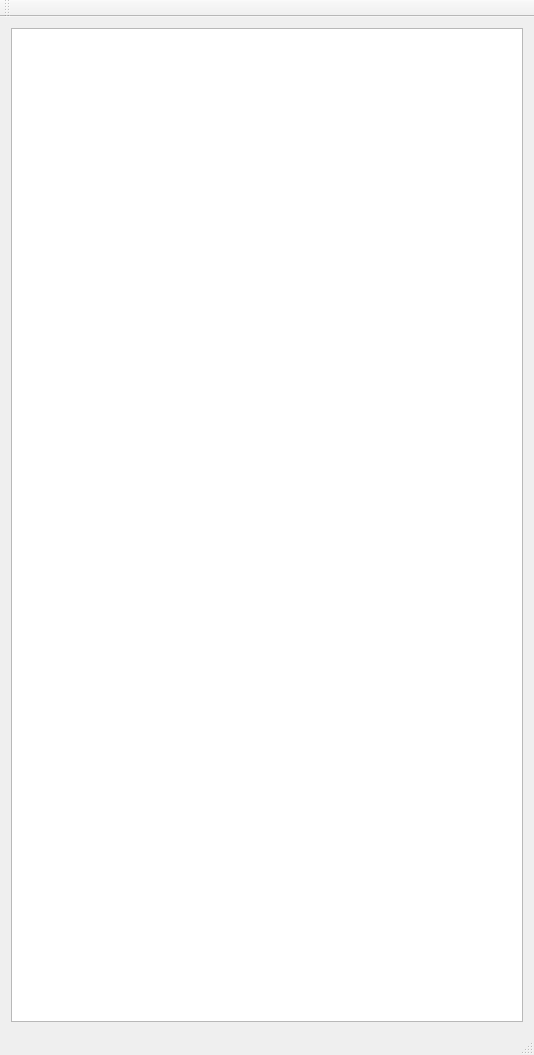
<?xml version="1.0" encoding="UTF-8"?>
<ui version="4.0">
 <class>nav</class>
 <widget class="QMainWindow" name="nav">
  <property name="geometry">
   <rect>
    <x>0</x>
    <y>0</y>
    <width>534</width>
    <height>1055</height>
   </rect>
  </property>
  <property name="windowTitle">
   <string>nav</string>
  </property>
  <widget class="QWidget" name="centralWidget">
   <layout class="QVBoxLayout" name="verticalLayout">
    <item>
     <widget class="QGraphicsView" name="graphicsView"/>
    </item>
   </layout>
  </widget>
  <widget class="QMenuBar" name="menuBar">
   <property name="geometry">
    <rect>
     <x>0</x>
     <y>0</y>
     <width>534</width>
     <height>22</height>
    </rect>
   </property>
  </widget>
  <widget class="QToolBar" name="mainToolBar">
   <attribute name="toolBarArea">
    <enum>TopToolBarArea</enum>
   </attribute>
   <attribute name="toolBarBreak">
    <bool>false</bool>
   </attribute>
  </widget>
  <widget class="QStatusBar" name="statusBar"/>
 </widget>
 <layoutdefault spacing="6" margin="11"/>
 <resources/>
 <connections/>
</ui>
